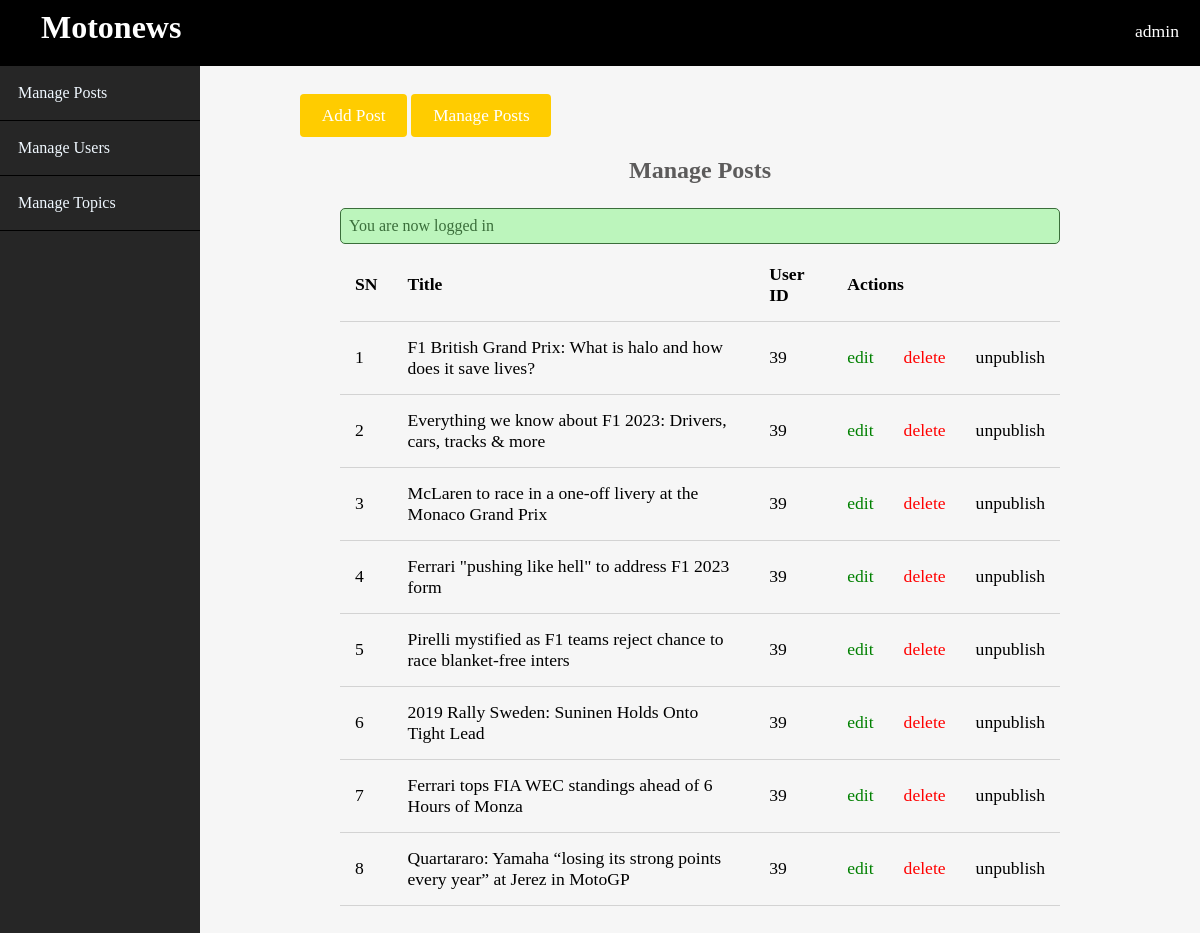
The page /admin/posts/index.php (signed in) on the database its author committed.
### tables this page shows
CREATE TABLE `posts` (
  `id` int NOT NULL AUTO_INCREMENT,
  `user_id` int DEFAULT NULL,
  `title` varchar(255) DEFAULT NULL,
  `image` varchar(255) DEFAULT NULL,
  `body` text,
  `published` tinyint DEFAULT NULL,
  `created_at` datetime DEFAULT CURRENT_TIMESTAMP,
  `topic_id` int DEFAULT NULL,
  PRIMARY KEY (`id`),
  KEY `fk_topic_id` (`topic_id`),
  CONSTRAINT `fk_topic_id` FOREIGN KEY (`topic_id`) REFERENCES `topics` (`id`)
);

### app/database/db.php (called while the page is built, shortened)
<?php
require("connection.php");
function selectAll($table, $conditions = [])
{
    global $conn;
    $sql = "SELECT * FROM $table";
    if (empty($conditions))
    {
        $stmt = $conn->prepare($sql);
        $stmt->execute();
        $records = $stmt->get_result()->fetch_all(MYSQLI_ASSOC);
        return $records;
    }
}

### app/controller/posts.php (called while the page is built, shortened)
<?php
include(ROOT_PATH . "/app/database/db.php");
$table = 'posts';
$posts = selectAll($table);

### admin/posts/index.php (the view, shortened to what this page needs)
<?php include(ROOT_PATH . "/app/controller/posts.php");
?>
<!DOCTYPE html>
<html lang="en">
    <head>
        <link rel="stylesheet" href="../../assets/css/style.css">
        <link rel="stylesheet" href="../../assets/css/admin.css">
    </head>
    <body>
    <?php include(ROOT_PATH . "/app/include/adminHeader.php"); ?>
        <div class="admin-wrapper">
        <?php include(ROOT_PATH . "/app/include/adminSidebar.php"); ?>
            <div class="admin-content">
                <div class="button-group">
                    <a href="create.php" class="btn btn-big">Add Post</a>
                    <a href="index.php" class="btn btn-big">Manage Posts</a>
                </div>
                <div class="content">
                    <h2 class="page-title">Manage Posts</h2>
                    <?php include(ROOT_PATH . "/app/include/messages.php"); ?>
                    <table>
                        <thead>
                            <th>SN</th>
                            <th>Title</th>
                            <th>User ID</th>
                            <th colspan="3">Actions</th>
                        </thead>
                        <tbody>
                            <?php foreach ($posts as $key => $post): ?>
                                <tr>
                                    <td><?php echo $key + 1; ?></td>
                                    <td><?php echo $post['title'] ?></td>
                                    <td><?php echo $post['user_id'] ?></td>
                                    <td><a href="edit.php?id=<?php echo $post['id']; ?>" class="edit">edit</a></td>
                                    <td><a href="edit.php?delete_id=<?php echo $post['id']; ?>" class="delete">delete</a></td>
                                    <?php if ($post['published']): ?>
                                        <td><a href="edit.php?published=0&p_id=<?php echo $post['id'] ?>" class="unpublish">unpublish</a></td>
                                    <?php else: ?>
                                        <td><a href="edit.php?published=1&p_id=<?php echo $post['id'] ?>" class="publish">publish</a></td>
                                    <?php endif; ?>
                                </tr>
                            <?php endforeach; ?>
                        </tbody>
                    </table>
                </div>
            </div>
        </div>
    </body>
</html>

### assets/css/style.css (style rules this page uses)
* { box-sizing: border-box }
html, body { height: 100%; padding: 0px; margin: 0px; background: #f6f6f6; font-family: 'Verdana', serif; }
h1, h2, h3, h4, h5, h6 { font-family: 'Verdana', serif; color: #5c5b5b; margin: 5px; }
a { text-decoration: none; color: inherit; }
.btn { padding: .5rem 1rem; background: #ffcc00; color: white; border: 1px solid transparent; border-radius: .25rem; font-size: 1.08em; font-family: 'Verdana', serif; }
.btn-big { padding: .7rem 1.3rem; line-height: 1.3rem; }
.content { width: 90%; margin: 30px auto 30px; }

### assets/css/admin.css (style rules this page uses)
.admin-wrapper { display: flex; height: calc(100% - 66px); }
.admin-wrapper .admin-content { flex: 8; height: 100%; padding: 40px 100px 100px; overflow-y: scroll; }
.admin-content .page-title { text-align: center; margin-bottom: 1.5rem; }
table { width: 100%; border-collapse: collapse; font-size: 1.1rem; }
th, td { padding: 15px; text-align: left; border-bottom: 1px solid #d3d3d3; }
.edit { color: green; }
.delete { color: red; }

### rows shown on the page
posts: title "F1 British Grand Prix: What is halo and how does it save lives?", user "39"
posts: title "Everything we know about F1 2023: Drivers, cars, tracks & more", user "39"
posts: title "McLaren to race in a one-off livery at the Monaco Grand Prix", user "39"
posts: title "Ferrari \"pushing like hell\" to address F1 2023 form", user "39"
posts: title "Pirelli mystified as F1 teams reject chance to race blanket-free inters", user "39"
posts: title "2019 Rally Sweden: Suninen Holds Onto Tight Lead", user "39"
posts: title "Ferrari tops FIA WEC standings ahead of 6 Hours of Monza", user "39"
posts: title "Quartararo: Yamaha “losing its strong points every year” at Jerez in MotoGP", user "39"

### other values the page prints
$_SESSION['username'] "admin"
$_SESSION['message'] "You are now logged in"
